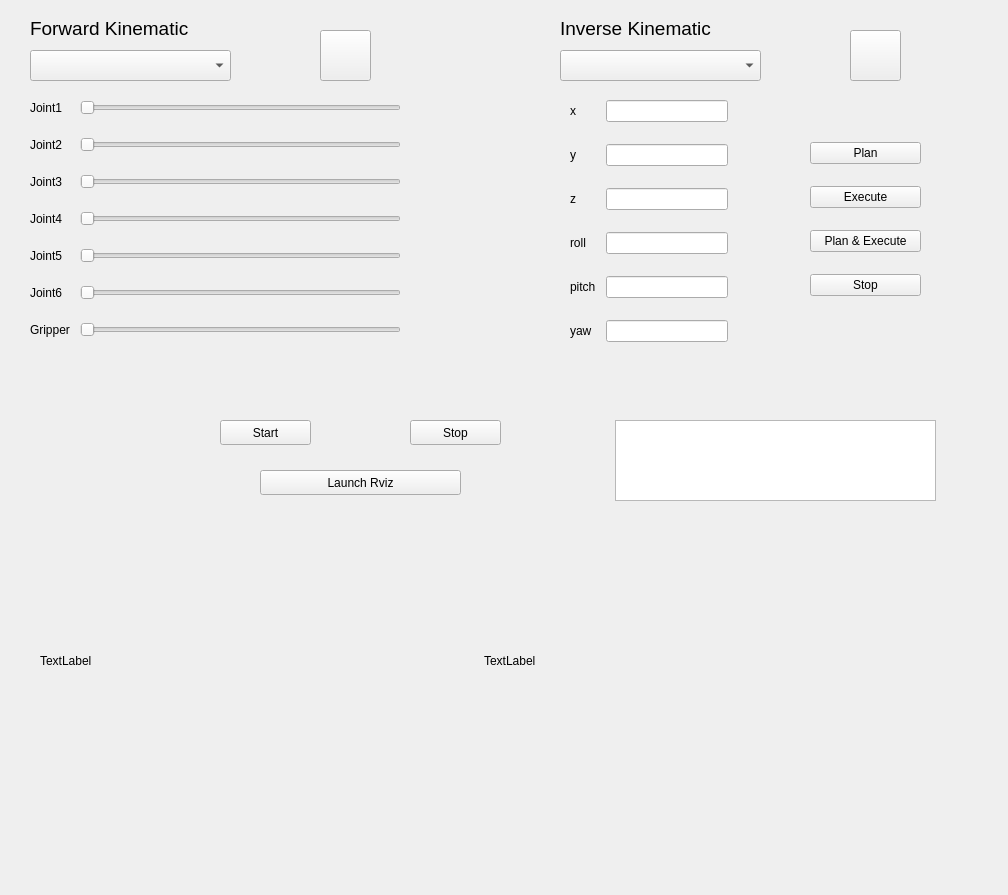
<?xml version="1.0" encoding="UTF-8"?>
<ui version="4.0">
 <class>MainWindow</class>
 <widget class="QMainWindow" name="MainWindow">
  <property name="geometry">
   <rect>
    <x>0</x>
    <y>0</y>
    <width>1008</width>
    <height>895</height>
   </rect>
  </property>
  <property name="windowTitle">
   <string>MainWindow</string>
  </property>
  <widget class="QWidget" name="centralwidget">
   <widget class="QTextBrowser" name="browser">
    <property name="geometry">
     <rect>
      <x>615</x>
      <y>420</y>
      <width>321</width>
      <height>81</height>
     </rect>
    </property>
   </widget>
   <widget class="QPushButton" name="stop_button">
    <property name="geometry">
     <rect>
      <x>410</x>
      <y>420</y>
      <width>91</width>
      <height>25</height>
     </rect>
    </property>
    <property name="text">
     <string>Stop</string>
    </property>
    <property name="icon">
     <iconset resource="../../../../colab-gsoc2020-Yijia_Wu/template/resources/resources.qrc">
      <normaloff>:/images/stop.png</normaloff>:/images/stop.png</iconset>
    </property>
   </widget>
   <widget class="QPushButton" name="start_button">
    <property name="geometry">
     <rect>
      <x>220</x>
      <y>420</y>
      <width>91</width>
      <height>25</height>
     </rect>
    </property>
    <property name="text">
     <string>Start</string>
    </property>
    <property name="icon">
     <iconset resource="../../../../colab-gsoc2020-Yijia_Wu/template/resources/resources.qrc">
      <normaloff>:/images/play.png</normaloff>:/images/play.png</iconset>
    </property>
   </widget>
   <widget class="QLabel" name="logo">
    <property name="geometry">
     <rect>
      <x>40</x>
      <y>410</y>
      <width>61</width>
      <height>61</height>
     </rect>
    </property>
    <property name="text">
     <string/>
    </property>
    <property name="pixmap">
     <pixmap resource="../../../../colab-gsoc2020-Yijia_Wu/template/resources/resources.qrc">:/images/jderobot.png</pixmap>
    </property>
    <property name="scaledContents">
     <bool>true</bool>
    </property>
   </widget>
   <widget class="QWidget" name="layoutWidget">
    <property name="geometry">
     <rect>
      <x>40</x>
      <y>510</y>
      <width>881</width>
      <height>301</height>
     </rect>
    </property>
    <layout class="QHBoxLayout" name="horizontalLayout">
     <item>
      <widget class="QLabel" name="image">
       <property name="text">
        <string>TextLabel</string>
       </property>
      </widget>
     </item>
     <item>
      <widget class="QLabel" name="imageFiltered">
       <property name="text">
        <string>TextLabel</string>
       </property>
      </widget>
     </item>
    </layout>
   </widget>
   <widget class="QPushButton" name="start_button_2">
    <property name="geometry">
     <rect>
      <x>320</x>
      <y>30</y>
      <width>51</width>
      <height>51</height>
     </rect>
    </property>
    <property name="autoFillBackground">
     <bool>false</bool>
    </property>
    <property name="text">
     <string/>
    </property>
    <property name="icon">
     <iconset resource="../../../../colab-gsoc2020-Yijia_Wu/template/resources/resources.qrc">
      <normaloff>:/images/play.png</normaloff>:/images/play.png</iconset>
    </property>
    <property name="iconSize">
     <size>
      <width>32</width>
      <height>32</height>
     </size>
    </property>
   </widget>
   <widget class="QPushButton" name="pushButton">
    <property name="geometry">
     <rect>
      <x>260</x>
      <y>470</y>
      <width>201</width>
      <height>25</height>
     </rect>
    </property>
    <property name="text">
     <string>Launch Rviz</string>
    </property>
   </widget>
   <widget class="QLabel" name="label_8">
    <property name="geometry">
     <rect>
      <x>30</x>
      <y>20</y>
      <width>171</width>
      <height>17</height>
     </rect>
    </property>
    <property name="font">
     <font>
      <pointsize>14</pointsize>
     </font>
    </property>
    <property name="text">
     <string>Forward Kinematic</string>
    </property>
   </widget>
   <widget class="QComboBox" name="forwardkinematic">
    <property name="geometry">
     <rect>
      <x>30</x>
      <y>50</y>
      <width>201</width>
      <height>31</height>
     </rect>
    </property>
   </widget>
   <widget class="QLabel" name="label_9">
    <property name="geometry">
     <rect>
      <x>560</x>
      <y>20</y>
      <width>171</width>
      <height>17</height>
     </rect>
    </property>
    <property name="font">
     <font>
      <pointsize>14</pointsize>
     </font>
    </property>
    <property name="text">
     <string>Inverse Kinematic</string>
    </property>
   </widget>
   <widget class="QComboBox" name="inversekinematic">
    <property name="geometry">
     <rect>
      <x>560</x>
      <y>50</y>
      <width>201</width>
      <height>31</height>
     </rect>
    </property>
   </widget>
   <widget class="QPushButton" name="start_button_3">
    <property name="geometry">
     <rect>
      <x>850</x>
      <y>30</y>
      <width>51</width>
      <height>51</height>
     </rect>
    </property>
    <property name="autoFillBackground">
     <bool>false</bool>
    </property>
    <property name="text">
     <string/>
    </property>
    <property name="icon">
     <iconset resource="../../../../colab-gsoc2020-Yijia_Wu/template/resources/resources.qrc">
      <normaloff>:/images/play.png</normaloff>:/images/play.png</iconset>
    </property>
    <property name="iconSize">
     <size>
      <width>32</width>
      <height>32</height>
     </size>
    </property>
   </widget>
   <widget class="QWidget" name="layoutWidget">
    <property name="geometry">
     <rect>
      <x>30</x>
      <y>100</y>
      <width>371</width>
      <height>271</height>
     </rect>
    </property>
    <layout class="QFormLayout" name="formLayout">
     <property name="horizontalSpacing">
      <number>10</number>
     </property>
     <property name="verticalSpacing">
      <number>22</number>
     </property>
     <item row="0" column="0">
      <widget class="QLabel" name="label">
       <property name="text">
        <string>Joint1</string>
       </property>
      </widget>
     </item>
     <item row="0" column="1">
      <widget class="QSlider" name="jointSlider_1">
       <property name="orientation">
        <enum>Qt::Horizontal</enum>
       </property>
      </widget>
     </item>
     <item row="1" column="0">
      <widget class="QLabel" name="label_2">
       <property name="text">
        <string>Joint2</string>
       </property>
      </widget>
     </item>
     <item row="1" column="1">
      <widget class="QSlider" name="jointSlider_2">
       <property name="orientation">
        <enum>Qt::Horizontal</enum>
       </property>
      </widget>
     </item>
     <item row="2" column="0">
      <widget class="QLabel" name="label_3">
       <property name="text">
        <string>Joint3</string>
       </property>
      </widget>
     </item>
     <item row="2" column="1">
      <widget class="QSlider" name="jointSlider_3">
       <property name="orientation">
        <enum>Qt::Horizontal</enum>
       </property>
      </widget>
     </item>
     <item row="3" column="0">
      <widget class="QLabel" name="label_4">
       <property name="text">
        <string>Joint4</string>
       </property>
      </widget>
     </item>
     <item row="3" column="1">
      <widget class="QSlider" name="jointSlider_4">
       <property name="orientation">
        <enum>Qt::Horizontal</enum>
       </property>
      </widget>
     </item>
     <item row="4" column="0">
      <widget class="QLabel" name="label_5">
       <property name="text">
        <string>Joint5</string>
       </property>
      </widget>
     </item>
     <item row="4" column="1">
      <widget class="QSlider" name="jointSlider_5">
       <property name="orientation">
        <enum>Qt::Horizontal</enum>
       </property>
      </widget>
     </item>
     <item row="5" column="0">
      <widget class="QLabel" name="label_6">
       <property name="text">
        <string>Joint6</string>
       </property>
      </widget>
     </item>
     <item row="5" column="1">
      <widget class="QSlider" name="jointSlider_6">
       <property name="orientation">
        <enum>Qt::Horizontal</enum>
       </property>
      </widget>
     </item>
     <item row="6" column="0">
      <widget class="QLabel" name="label_7">
       <property name="text">
        <string>Gripper</string>
       </property>
      </widget>
     </item>
     <item row="6" column="1">
      <widget class="QSlider" name="gripperSlider">
       <property name="orientation">
        <enum>Qt::Horizontal</enum>
       </property>
      </widget>
     </item>
    </layout>
   </widget>
   <widget class="QWidget" name="layoutWidget">
    <property name="geometry">
     <rect>
      <x>570</x>
      <y>100</y>
      <width>158</width>
      <height>271</height>
     </rect>
    </property>
    <layout class="QFormLayout" name="formLayout_2">
     <property name="horizontalSpacing">
      <number>10</number>
     </property>
     <property name="verticalSpacing">
      <number>22</number>
     </property>
     <item row="0" column="0">
      <widget class="QLabel" name="label_10">
       <property name="text">
        <string>x</string>
       </property>
      </widget>
     </item>
     <item row="0" column="1">
      <widget class="QLineEdit" name="xEdit"/>
     </item>
     <item row="1" column="0">
      <widget class="QLabel" name="label_11">
       <property name="text">
        <string>y</string>
       </property>
      </widget>
     </item>
     <item row="1" column="1">
      <widget class="QLineEdit" name="yEdit"/>
     </item>
     <item row="2" column="0">
      <widget class="QLabel" name="label_12">
       <property name="text">
        <string>z</string>
       </property>
      </widget>
     </item>
     <item row="2" column="1">
      <widget class="QLineEdit" name="zEdit"/>
     </item>
     <item row="3" column="0">
      <widget class="QLabel" name="label_13">
       <property name="text">
        <string>roll</string>
       </property>
      </widget>
     </item>
     <item row="3" column="1">
      <widget class="QLineEdit" name="rollEdit"/>
     </item>
     <item row="4" column="0">
      <widget class="QLabel" name="label_14">
       <property name="text">
        <string>pitch</string>
       </property>
      </widget>
     </item>
     <item row="4" column="1">
      <widget class="QLineEdit" name="pitchEdit"/>
     </item>
     <item row="5" column="0">
      <widget class="QLabel" name="label_15">
       <property name="text">
        <string>yaw</string>
       </property>
      </widget>
     </item>
     <item row="5" column="1">
      <widget class="QLineEdit" name="yawEdit"/>
     </item>
    </layout>
   </widget>
   <widget class="QWidget" name="layoutWidget">
    <property name="geometry">
     <rect>
      <x>810</x>
      <y>140</y>
      <width>111</width>
      <height>162</height>
     </rect>
    </property>
    <layout class="QVBoxLayout" name="verticalLayout">
     <property name="spacing">
      <number>20</number>
     </property>
     <item>
      <widget class="QPushButton" name="planButton">
       <property name="text">
        <string>Plan</string>
       </property>
      </widget>
     </item>
     <item>
      <widget class="QPushButton" name="executeButton">
       <property name="text">
        <string>Execute</string>
       </property>
      </widget>
     </item>
     <item>
      <widget class="QPushButton" name="planexeButton">
       <property name="text">
        <string>Plan &amp;&amp; Execute</string>
       </property>
      </widget>
     </item>
     <item>
      <widget class="QPushButton" name="stopexeButton">
       <property name="text">
        <string>Stop</string>
       </property>
      </widget>
     </item>
    </layout>
   </widget>
  </widget>
  <widget class="QMenuBar" name="menubar">
   <property name="geometry">
    <rect>
     <x>0</x>
     <y>0</y>
     <width>1008</width>
     <height>22</height>
    </rect>
   </property>
  </widget>
 </widget>
 <resources>
  <include location="../../../../colab-gsoc2020-Yijia_Wu/template/resources/resources.qrc"/>
 </resources>
 <connections/>
</ui>
